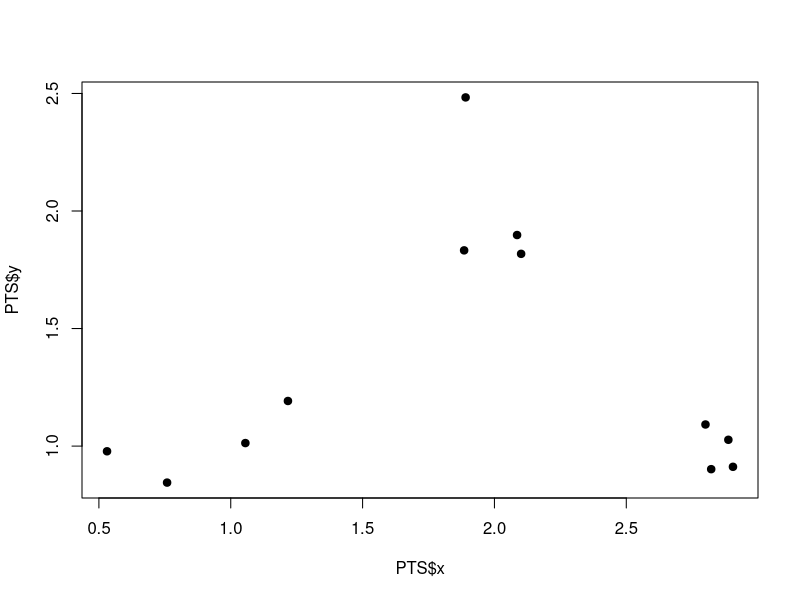
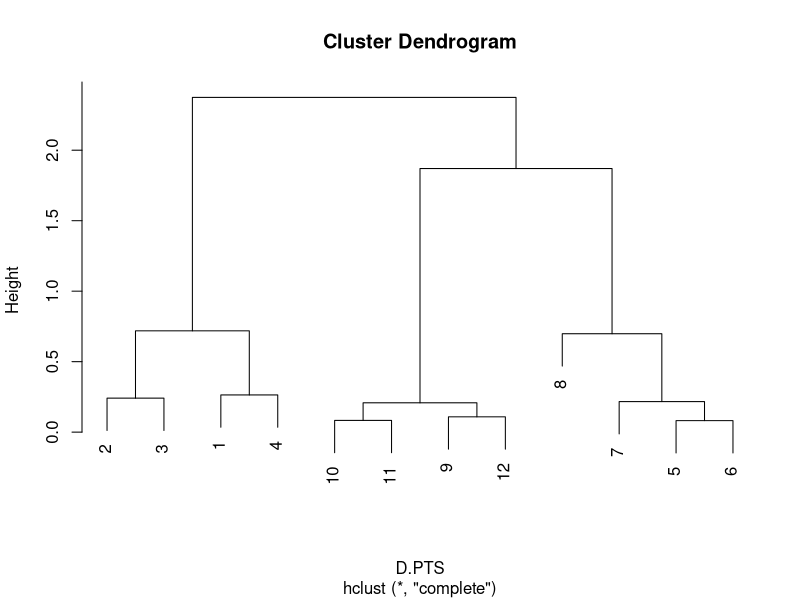
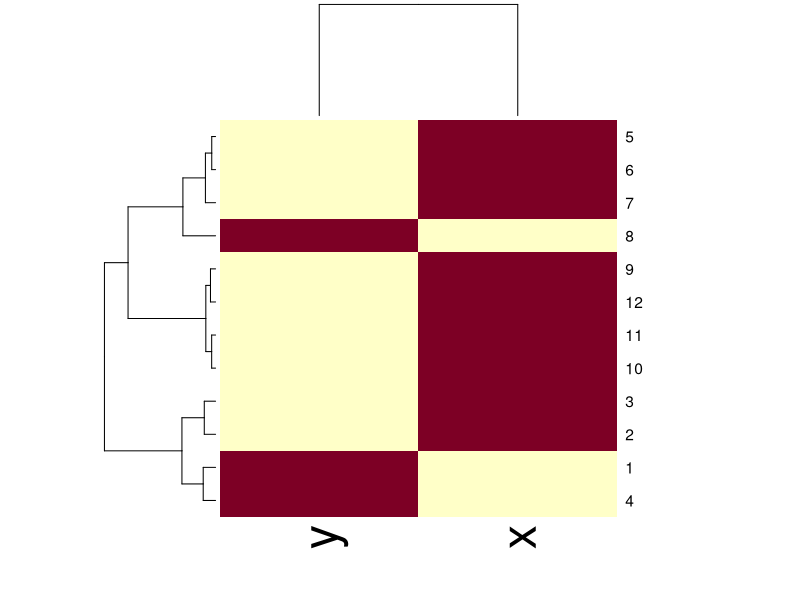
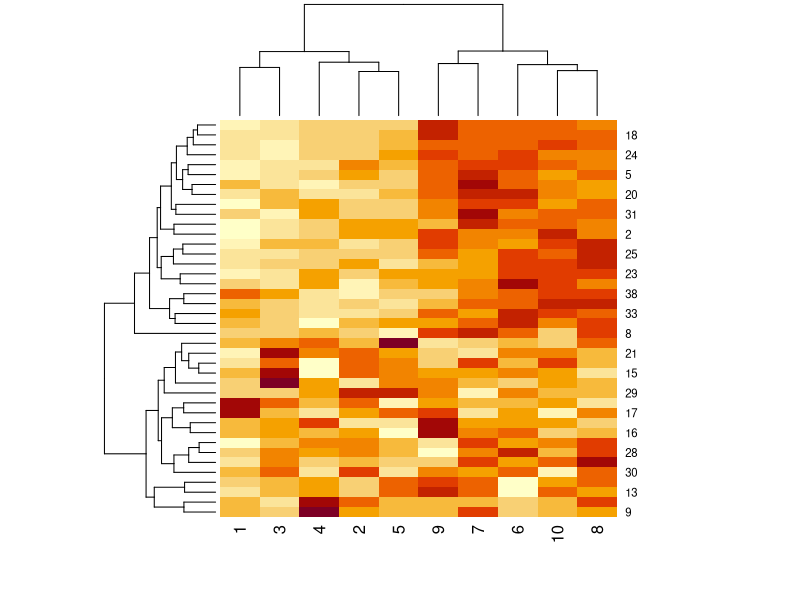

These figures' R source, in order:
## ---- chunk 1
knitr::opts_chunk$set(echo = TRUE)
## ---- chunk 2
# dist() function creates distance matrix
set.seed(1234)

# First we shall make some random data that has a pattern.
PTS = data.frame(
    x = rnorm( 12, mean=rep(1:3, each=4), sd=0.2 ),
    y = rnorm( 12, mean=rep(c(1,2,1), each=4), sd=0.2 )
)
plot(PTS$x, PTS$y, pch=19)

# dist() is our distance method, and it will uses Euclidean distance
#   i.e. sqrt( (a1-a2)^2 + (b1-b2)^2 + ... + (z1-z2)^2 )
D.PTS <- dist(PTS)
str(D.PTS)

# hclust() turns the distance matrix into a hieararchical cluster i.e. dendrogram
HC = hclust(D.PTS)

# Note that rows (i.e. vectors) are the domain, and their distance values are the range
plot(HC)

# heatmap() wants to use a matrix.  Notice that the dimensions are the domain now. 
heatmap( as.matrix(PTS) )

# Using a dendrogram + heatmap is more useful for multivariate data.  
# Let's make a 40 x 10 matrix full of random data.
BIGM = matrix(rnorm(400), nrow=40)
str(BIGM)

# This is too random, so we'll introduce a pattern. 
pattern = rep(c(0,3), each=5)
str(pattern)

for (i in 1:40) {
  coinFlip <- rbinom(1, size=1, prob=0.5)
  if (coinFlip) {
    BIGM[i,] = BIGM[i,] + pattern
  }
}

# Now use hierarchical cluster analysis to find the pattern
heatmap(BIGM) 
